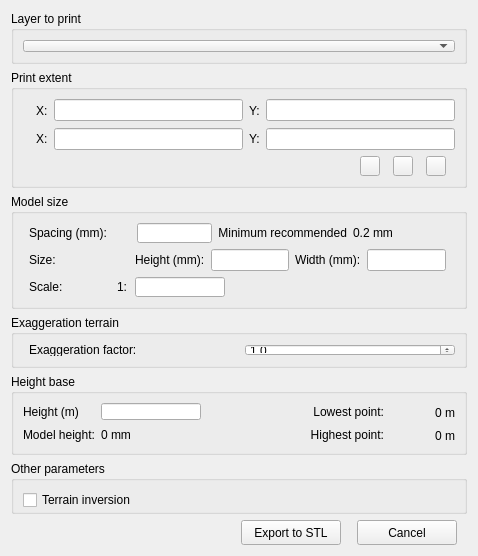
<?xml version="1.0" encoding="UTF-8"?>
<ui version="4.0">
 <class>DEMto3DDialogBase</class>
 <widget class="QDialog" name="DEMto3DDialogBase">
  <property name="windowModality">
   <enum>Qt::WindowModal</enum>
  </property>
  <property name="geometry">
   <rect>
    <x>0</x>
    <y>0</y>
    <width>471</width>
    <height>550</height>
   </rect>
  </property>
  <property name="windowTitle">
   <string>DEM 3D printing</string>
  </property>
  <property name="windowIcon">
   <iconset resource="../resources.qrc">
    <normaloff>:/plugins/DEMto3D/icons/demto3d.png</normaloff>:/plugins/DEMto3D/icons/demto3d.png</iconset>
  </property>
  <layout class="QVBoxLayout" name="verticalLayout">
   <item>
    <widget class="QGroupBox" name="groupBox">
     <property name="minimumSize">
      <size>
       <width>0</width>
       <height>53</height>
      </size>
     </property>
     <property name="maximumSize">
      <size>
       <width>16777215</width>
       <height>53</height>
      </size>
     </property>
     <property name="title">
      <string>Layer to print</string>
     </property>
     <layout class="QVBoxLayout" name="verticalLayout_2">
      <item>
       <widget class="QComboBox" name="LayerComboBox"/>
      </item>
     </layout>
    </widget>
   </item>
   <item>
    <widget class="QGroupBox" name="groupBox_2">
     <property name="minimumSize">
      <size>
       <width>0</width>
       <height>118</height>
      </size>
     </property>
     <property name="maximumSize">
      <size>
       <width>16777215</width>
       <height>118</height>
      </size>
     </property>
     <property name="title">
      <string>Print extent</string>
     </property>
     <layout class="QVBoxLayout" name="verticalLayout_3">
      <item>
       <layout class="QGridLayout" name="gridLayout">
        <item row="0" column="0">
         <widget class="QLabel" name="label">
          <property name="minimumSize">
           <size>
            <width>0</width>
            <height>25</height>
           </size>
          </property>
          <property name="maximumSize">
           <size>
            <width>16777215</width>
            <height>25</height>
           </size>
          </property>
          <property name="pixmap">
           <pixmap resource="../resources.qrc">:/plugins/DEMto3D/icons/upleft.png</pixmap>
          </property>
          <property name="alignment">
           <set>Qt::AlignCenter</set>
          </property>
         </widget>
        </item>
        <item row="0" column="2">
         <widget class="QLineEdit" name="XMinLineEdit"/>
        </item>
        <item row="0" column="1">
         <widget class="QLabel" name="label_2">
          <property name="text">
           <string>X:</string>
          </property>
          <property name="buddy">
           <cstring>XMinLineEdit</cstring>
          </property>
         </widget>
        </item>
        <item row="0" column="4">
         <widget class="QLineEdit" name="YMaxLineEdit"/>
        </item>
        <item row="0" column="3">
         <widget class="QLabel" name="label_3">
          <property name="text">
           <string>Y:</string>
          </property>
          <property name="buddy">
           <cstring>YMaxLineEdit</cstring>
          </property>
         </widget>
        </item>
        <item row="1" column="0">
         <widget class="QLabel" name="label_4">
          <property name="text">
           <string/>
          </property>
          <property name="pixmap">
           <pixmap resource="../resources.qrc">:/plugins/DEMto3D/icons/downright.png</pixmap>
          </property>
         </widget>
        </item>
        <item row="1" column="1">
         <widget class="QLabel" name="label_5">
          <property name="text">
           <string>X:</string>
          </property>
          <property name="buddy">
           <cstring>XMaxLineEdit</cstring>
          </property>
         </widget>
        </item>
        <item row="1" column="2">
         <widget class="QLineEdit" name="XMaxLineEdit"/>
        </item>
        <item row="1" column="3">
         <widget class="QLabel" name="label_6">
          <property name="text">
           <string>Y:</string>
          </property>
          <property name="buddy">
           <cstring>YMinLineEdit</cstring>
          </property>
         </widget>
        </item>
        <item row="1" column="4">
         <widget class="QLineEdit" name="YMinLineEdit"/>
        </item>
       </layout>
      </item>
      <item>
       <layout class="QHBoxLayout" name="horizontalLayout">
        <property name="leftMargin">
         <number>330</number>
        </property>
        <item>
         <widget class="QToolButton" name="FullExtToolButton">
          <property name="minimumSize">
           <size>
            <width>20</width>
            <height>20</height>
           </size>
          </property>
          <property name="maximumSize">
           <size>
            <width>20</width>
            <height>20</height>
           </size>
          </property>
          <property name="toolTip">
           <string>Select full extent</string>
          </property>
          <property name="statusTip">
           <string>Select full extent</string>
          </property>
          <property name="whatsThis">
           <string>Select full extent</string>
          </property>
          <property name="accessibleName">
           <string>Select full extent</string>
          </property>
          <property name="icon">
           <iconset resource="../resources.qrc">
            <normaloff>:/plugins/DEMto3D/icons/full_extension.png</normaloff>:/plugins/DEMto3D/icons/full_extension.png</iconset>
          </property>
         </widget>
        </item>
        <item>
         <widget class="QToolButton" name="LayerExtToolButton">
          <property name="minimumSize">
           <size>
            <width>20</width>
            <height>20</height>
           </size>
          </property>
          <property name="maximumSize">
           <size>
            <width>20</width>
            <height>20</height>
           </size>
          </property>
          <property name="toolTip">
           <string>Select layer extent</string>
          </property>
          <property name="statusTip">
           <string>Select layer extent</string>
          </property>
          <property name="whatsThis">
           <string>Select layer extent</string>
          </property>
          <property name="accessibleName">
           <string>Select layer extent</string>
          </property>
          <property name="icon">
           <iconset resource="../resources.qrc">
            <normaloff>:/plugins/DEMto3D/icons/layer_extension.png</normaloff>:/plugins/DEMto3D/icons/layer_extension.png</iconset>
          </property>
         </widget>
        </item>
        <item>
         <widget class="QToolButton" name="CustomExtToolButton">
          <property name="minimumSize">
           <size>
            <width>20</width>
            <height>20</height>
           </size>
          </property>
          <property name="maximumSize">
           <size>
            <width>20</width>
            <height>20</height>
           </size>
          </property>
          <property name="toolTip">
           <string>Draw extent</string>
          </property>
          <property name="statusTip">
           <string>Draw extent</string>
          </property>
          <property name="whatsThis">
           <string>Draw extent</string>
          </property>
          <property name="accessibleName">
           <string>Draw extent</string>
          </property>
          <property name="text">
           <string/>
          </property>
          <property name="icon">
           <iconset resource="../resources.qrc">
            <normaloff>:/plugins/DEMto3D/icons/cursor_extension.png</normaloff>:/plugins/DEMto3D/icons/cursor_extension.png</iconset>
          </property>
         </widget>
        </item>
       </layout>
      </item>
     </layout>
    </widget>
   </item>
   <item>
    <widget class="QGroupBox" name="groupBox_3">
     <property name="title">
      <string>Model size</string>
     </property>
     <layout class="QVBoxLayout" name="verticalLayout_4">
      <property name="leftMargin">
       <number>15</number>
      </property>
      <item>
       <layout class="QHBoxLayout" name="horizontalLayout_3">
        <item>
         <widget class="QLabel" name="label_9">
          <property name="minimumSize">
           <size>
            <width>100</width>
            <height>20</height>
           </size>
          </property>
          <property name="maximumSize">
           <size>
            <width>108</width>
            <height>20</height>
           </size>
          </property>
          <property name="text">
           <string>Spacing (mm):</string>
          </property>
          <property name="buddy">
           <cstring>SpacingLineEdit</cstring>
          </property>
         </widget>
        </item>
        <item>
         <widget class="QLineEdit" name="SpacingLineEdit">
          <property name="minimumSize">
           <size>
            <width>75</width>
            <height>20</height>
           </size>
          </property>
          <property name="maximumSize">
           <size>
            <width>75</width>
            <height>20</height>
           </size>
          </property>
         </widget>
        </item>
        <item>
         <widget class="QLabel" name="label18">
          <property name="text">
           <string>Minimum recommended</string>
          </property>
          <property name="alignment">
           <set>Qt::AlignRight|Qt::AlignTrailing|Qt::AlignVCenter</set>
          </property>
         </widget>
        </item>
        <item>
         <widget class="QLabel" name="RecomSpacinglabel">
          <property name="text">
           <string>0.2 mm</string>
          </property>
         </widget>
        </item>
       </layout>
      </item>
      <item>
       <layout class="QHBoxLayout" name="horizontalLayout_4">
        <property name="rightMargin">
         <number>9</number>
        </property>
        <item>
         <widget class="QLabel" name="label_11">
          <property name="minimumSize">
           <size>
            <width>100</width>
            <height>20</height>
           </size>
          </property>
          <property name="maximumSize">
           <size>
            <width>100</width>
            <height>20</height>
           </size>
          </property>
          <property name="text">
           <string>Size:</string>
          </property>
         </widget>
        </item>
        <item>
         <widget class="QLabel" name="label_12">
          <property name="text">
           <string>Height (mm):</string>
          </property>
          <property name="buddy">
           <cstring>HeightLineEdit</cstring>
          </property>
         </widget>
        </item>
        <item>
         <widget class="QLineEdit" name="HeightLineEdit"/>
        </item>
        <item>
         <widget class="QLabel" name="label_13">
          <property name="text">
           <string>Width (mm):</string>
          </property>
          <property name="buddy">
           <cstring>WidthLineEdit</cstring>
          </property>
         </widget>
        </item>
        <item>
         <widget class="QLineEdit" name="WidthLineEdit"/>
        </item>
       </layout>
      </item>
      <item>
       <layout class="QHBoxLayout" name="horizontalLayout_5">
        <property name="rightMargin">
         <number>230</number>
        </property>
        <item>
         <widget class="QLabel" name="label_15">
          <property name="minimumSize">
           <size>
            <width>82</width>
            <height>20</height>
           </size>
          </property>
          <property name="maximumSize">
           <size>
            <width>82</width>
            <height>20</height>
           </size>
          </property>
          <property name="text">
           <string>Scale:</string>
          </property>
          <property name="buddy">
           <cstring>ScaleLineEdit</cstring>
          </property>
         </widget>
        </item>
        <item>
         <widget class="QLabel" name="label_14">
          <property name="minimumSize">
           <size>
            <width>12</width>
            <height>20</height>
           </size>
          </property>
          <property name="maximumSize">
           <size>
            <width>20</width>
            <height>20</height>
           </size>
          </property>
          <property name="text">
           <string>1:</string>
          </property>
         </widget>
        </item>
        <item>
         <widget class="QLineEdit" name="ScaleLineEdit">
          <property name="minimumSize">
           <size>
            <width>90</width>
            <height>20</height>
           </size>
          </property>
          <property name="maximumSize">
           <size>
            <width>90</width>
            <height>20</height>
           </size>
          </property>
         </widget>
        </item>
       </layout>
      </item>
     </layout>
    </widget>
   </item>
   <item>
    <widget class="QGroupBox" name="groupBox_4">
     <property name="minimumSize">
      <size>
       <width>0</width>
       <height>53</height>
      </size>
     </property>
     <property name="maximumSize">
      <size>
       <width>16777215</width>
       <height>53</height>
      </size>
     </property>
     <property name="title">
      <string>Exaggeration terrain</string>
     </property>
     <layout class="QHBoxLayout" name="horizontalLayout_6">
      <property name="leftMargin">
       <number>15</number>
      </property>
      <item>
       <widget class="QLabel" name="label_16">
        <property name="text">
         <string>Exaggeration factor:</string>
        </property>
        <property name="buddy">
         <cstring>ZScaleDoubleSpinBox</cstring>
        </property>
       </widget>
      </item>
      <item>
       <widget class="QDoubleSpinBox" name="ZScaleDoubleSpinBox">
        <property name="decimals">
         <number>1</number>
        </property>
        <property name="maximum">
         <double>10.000000000000000</double>
        </property>
        <property name="singleStep">
         <double>0.500000000000000</double>
        </property>
        <property name="value">
         <double>1.000000000000000</double>
        </property>
       </widget>
      </item>
     </layout>
    </widget>
   </item>
   <item>
    <widget class="QGroupBox" name="groupBox_5">
     <property name="minimumSize">
      <size>
       <width>0</width>
       <height>81</height>
      </size>
     </property>
     <property name="maximumSize">
      <size>
       <width>16777215</width>
       <height>81</height>
      </size>
     </property>
     <property name="title">
      <string>Height base</string>
     </property>
     <layout class="QVBoxLayout" name="verticalLayout_5">
      <item>
       <layout class="QGridLayout" name="gridLayout_2">
        <item row="0" column="1">
         <widget class="QLineEdit" name="BaseHeightLineEdit">
          <property name="minimumSize">
           <size>
            <width>100</width>
            <height>0</height>
           </size>
          </property>
          <property name="maximumSize">
           <size>
            <width>100</width>
            <height>16777215</height>
           </size>
          </property>
         </widget>
        </item>
        <item row="0" column="3">
         <widget class="QLabel" name="ZMinLabel">
          <property name="minimumSize">
           <size>
            <width>65</width>
            <height>20</height>
           </size>
          </property>
          <property name="maximumSize">
           <size>
            <width>56</width>
            <height>20</height>
           </size>
          </property>
          <property name="text">
           <string>0 m</string>
          </property>
          <property name="alignment">
           <set>Qt::AlignRight|Qt::AlignTrailing|Qt::AlignVCenter</set>
          </property>
         </widget>
        </item>
        <item row="0" column="0">
         <widget class="QLabel" name="label_17">
          <property name="minimumSize">
           <size>
            <width>55</width>
            <height>0</height>
           </size>
          </property>
          <property name="maximumSize">
           <size>
            <width>55</width>
            <height>16777215</height>
           </size>
          </property>
          <property name="text">
           <string>Height (m):</string>
          </property>
          <property name="buddy">
           <cstring>BaseHeightLineEdit</cstring>
          </property>
         </widget>
        </item>
        <item row="1" column="3">
         <widget class="QLabel" name="ZMaxLabel">
          <property name="minimumSize">
           <size>
            <width>65</width>
            <height>20</height>
           </size>
          </property>
          <property name="maximumSize">
           <size>
            <width>65</width>
            <height>20</height>
           </size>
          </property>
          <property name="text">
           <string>0 m</string>
          </property>
          <property name="alignment">
           <set>Qt::AlignRight|Qt::AlignTrailing|Qt::AlignVCenter</set>
          </property>
         </widget>
        </item>
        <item row="0" column="2">
         <widget class="QLabel" name="label_8">
          <property name="text">
           <string>Lowest point:</string>
          </property>
          <property name="alignment">
           <set>Qt::AlignRight|Qt::AlignTrailing|Qt::AlignVCenter</set>
          </property>
         </widget>
        </item>
        <item row="1" column="2">
         <widget class="QLabel" name="label_10">
          <property name="text">
           <string>Highest point:</string>
          </property>
          <property name="alignment">
           <set>Qt::AlignRight|Qt::AlignTrailing|Qt::AlignVCenter</set>
          </property>
         </widget>
        </item>
        <item row="1" column="1">
         <widget class="QLabel" name="HeightModelLabel">
          <property name="text">
           <string>0 mm</string>
          </property>
         </widget>
        </item>
        <item row="1" column="0">
         <widget class="QLabel" name="label_21">
          <property name="text">
           <string>Model height:</string>
          </property>
         </widget>
        </item>
       </layout>
      </item>
     </layout>
    </widget>
   </item>
   <item>
    <widget class="QGroupBox" name="groupBox_6">
     <property name="minimumSize">
      <size>
       <width>0</width>
       <height>53</height>
      </size>
     </property>
     <property name="maximumSize">
      <size>
       <width>16777215</width>
       <height>53</height>
      </size>
     </property>
     <property name="title">
      <string>Other parameters</string>
     </property>
     <layout class="QFormLayout" name="formLayout">
      <item row="0" column="0">
       <widget class="QCheckBox" name="RevereseZCheckBox">
        <property name="minimumSize">
         <size>
          <width>0</width>
          <height>20</height>
         </size>
        </property>
        <property name="maximumSize">
         <size>
          <width>16777215</width>
          <height>20</height>
         </size>
        </property>
        <property name="text">
         <string>Terrain inversion</string>
        </property>
       </widget>
      </item>
     </layout>
    </widget>
   </item>
   <item>
    <layout class="QHBoxLayout" name="horizontalLayout_9">
     <property name="leftMargin">
      <number>220</number>
     </property>
     <item>
      <widget class="QToolButton" name="STLToolButton">
       <property name="minimumSize">
        <size>
         <width>100</width>
         <height>25</height>
        </size>
       </property>
       <property name="maximumSize">
        <size>
         <width>100</width>
         <height>25</height>
        </size>
       </property>
       <property name="text">
        <string>Export to STL</string>
       </property>
      </widget>
     </item>
     <item>
      <widget class="QToolButton" name="CancelToolButton">
       <property name="minimumSize">
        <size>
         <width>100</width>
         <height>25</height>
        </size>
       </property>
       <property name="maximumSize">
        <size>
         <width>100</width>
         <height>25</height>
        </size>
       </property>
       <property name="text">
        <string>Cancel</string>
       </property>
      </widget>
     </item>
    </layout>
   </item>
  </layout>
 </widget>
 <tabstops>
  <tabstop>CancelToolButton</tabstop>
  <tabstop>STLToolButton</tabstop>
  <tabstop>LayerComboBox</tabstop>
  <tabstop>XMinLineEdit</tabstop>
  <tabstop>YMaxLineEdit</tabstop>
  <tabstop>XMaxLineEdit</tabstop>
  <tabstop>YMinLineEdit</tabstop>
  <tabstop>FullExtToolButton</tabstop>
  <tabstop>LayerExtToolButton</tabstop>
  <tabstop>CustomExtToolButton</tabstop>
  <tabstop>SpacingLineEdit</tabstop>
  <tabstop>HeightLineEdit</tabstop>
  <tabstop>WidthLineEdit</tabstop>
  <tabstop>ScaleLineEdit</tabstop>
  <tabstop>ZScaleDoubleSpinBox</tabstop>
  <tabstop>BaseHeightLineEdit</tabstop>
  <tabstop>RevereseZCheckBox</tabstop>
 </tabstops>
 <resources>
  <include location="../resources.qrc"/>
 </resources>
 <connections/>
</ui>
